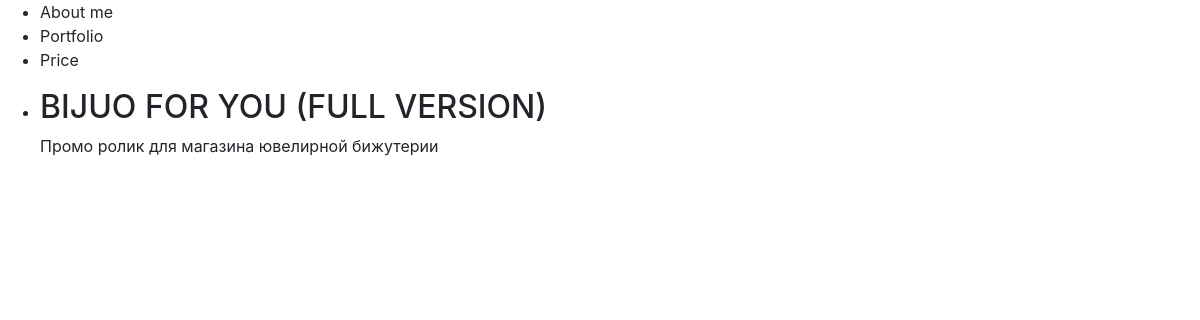
The page / on the database its author committed.
### main/models.py (models this page shows, shortened)
class Video(models.Model):
    title = models.CharField(max_length=255)
    description = models.TextField(blank=True)
    video = EmbedVideoField()
    time_create = models.DateTimeField(auto_now_add=True)
    time_update = models.DateTimeField(auto_now=True)
    is_published = models.BooleanField(default=True)
    cat = models.ForeignKey('Category', on_delete=models.PROTECT, null=True)

### main/views.py (the view)
# urls.py: path('', views.index, name='home'),
def index(request):
    posts = Video.objects.all()
    return render(request, 'main/index.html', {'posts': posts, 'menu': menu, 'title': 'Главная страница'})

### main/templates/main/index.html (shortened to what this page needs)
{% extends 'main/base.html' %}
{% load embed_video_tags %}
{% block content %}
<ul>
    {% for p in posts %}
    <li>
        <h2>{{p.title}}</h2>
        <p>{{p.description}}</p>
    </li>
    {% endfor %}
</ul>
{% endblock %}

### rows shown on the page
Video: title "BIJUO FOR YOU (FULL VERSION)", description "Промо ролик для магазина ювелирной бижутерии"

### other values the page prints
{{ m }} "About me" "Portfolio" "Price"
